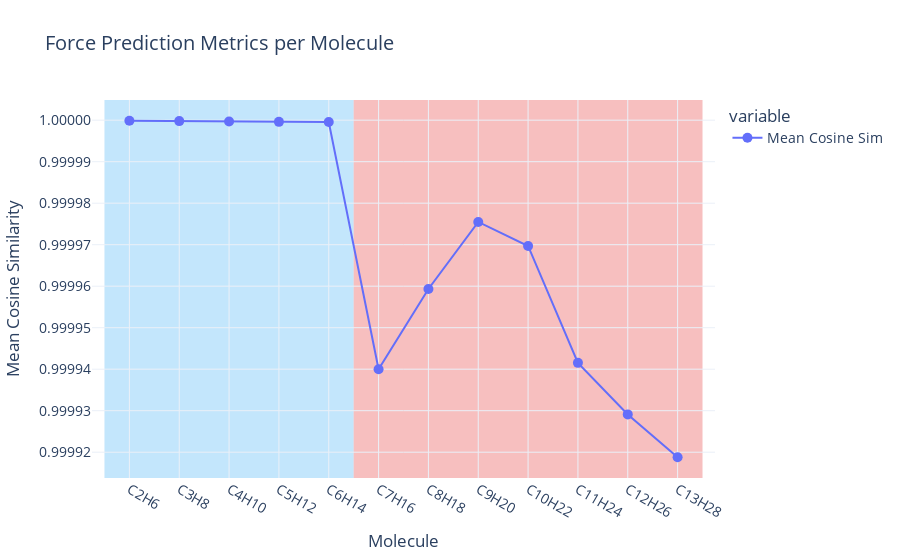

The cell this chart's notebook holds for it:
### Code cell
# Load the csv file and create subplots with plotly
import pandas as pd
import plotly.express as px
from plotly.subplots import make_subplots
import plotly.graph_objects as go

results_df = pd.read_csv("force_metrics_results.csv")

# Create subplots with secondary y-axis or separate subplots
# Option 1: Vertically stacked subplots
fig = make_subplots(
    rows=2, cols=1,
    subplot_titles=('Mean Absolute Error (Hartree)', 'Mean Cosine Similarity'),
    vertical_spacing=0.1
)

# Get the number of molecules for proper indexing
num_molecules = len(results_df)

# Add MAE plot to first subplot
fig.add_trace(
    go.Scatter(x=results_df["Molecule"], y=results_df["MAE (Hartree)"],
               mode='markers+lines', marker=dict(size=10),
               name="MAE", line=dict(color='blue')),
    row=1, col=1
)

# Add Mean Cosine Sim plot to second subplot
fig.add_trace(
    go.Scatter(x=results_df["Molecule"], y=results_df["Mean Cosine Sim"],
               mode='markers+lines', marker=dict(size=10),
               name="Cosine Sim", line=dict(color='red')),
    row=2, col=1
)

# Set Y-axis ranges for each subplot
# MAE subplot
y_min_mae = 0.0002
y_max_mae = 0.0030
fig.update_yaxes(tickformat=".5f", range=[y_min_mae, y_max_mae], row=1, col=1)

# Cosine Sim subplot
y_min_cos = results_df["Mean Cosine Sim"].min() * 0.999995
y_max_cos = results_df["Mean Cosine Sim"].max() * 1.000005
fig.update_yaxes(tickformat=".8f", range=[y_min_cos, y_max_cos], row=2, col=1)

# Add background rectangles for MAE subplot
fig.add_shape(type="rect",
              x0=-0.5, x1=4.5, y0=y_min_mae, y1=y_max_mae,
              fillcolor="LightSkyBlue", opacity=0.3,
              layer="below", line_width=0, row=1, col=1)
fig.add_shape(type="rect",
              x0=4.5, x1=num_molecules-0.5, y0=y_min_mae, y1=y_max_mae,
              fillcolor="LightCoral", opacity=0.3,
              layer="below", line_width=0, row=1, col=1)

# Add background rectangles for Cosine Sim subplot
fig.add_shape(type="rect",
              x0=-0.5, x1=4.5, y0=y_min_cos, y1=y_max_cos,
              fillcolor="LightSkyBlue", opacity=0.3,
              layer="below", line_width=0, row=2, col=1)
fig.add_shape(type="rect",
              x0=4.5, x1=num_molecules-0.5, y0=y_min_cos, y1=y_max_cos,
              fillcolor="LightCoral", opacity=0.3,
              layer="below", line_width=0, row=2, col=1)

# Update layout
fig.update_layout(
    title="Force Prediction Metrics per Molecule",
    template="plotly_white",
    font=dict(size=14),
    height=800,  # Increase height for better visibility
    showlegend=False
)

# Rotate x-axis labels for both subplots
fig.update_xaxes(tickangle=45, row=1, col=1)
fig.update_xaxes(tickangle=45, row=2, col=1, title_text="Molecule")

fig.show()
# fig.write_html("force_metrics_results_subplots.html")
# fig.write_image("force_metrics_results_subplots.png")

### Figure 1 — Plotly figure (JSON) as saved in the notebook; plotly's stock layout.template omitted (floating-point values rounded to 4 significant figures)
{"data": [{"hovertemplate": "variable=Mean Cosine Sim<br>Molecule=%{x}<br>value=%{y}<extra></extra>", "legendgroup": "Mean Cosine Sim", "line": {"color": "#636efa", "dash": "solid"}, "marker": {"size": 10, "symbol": "circle"}, "mode": "markers+lines", "name": "Mean Cosine Sim", "orientation": "v", "showlegend": true, "type": "scatter", "x": ["C2H6", "C3H8", "C4H10", "C5H12", "C6H14", "C7H16", "C8H18", "C9H20", "C10H22", "C11H24", "C12H26", "C13H28"], "xaxis": "x", "y": [1.0, 1.0, 1.0, 1.0, 1.0, 0.9999, 1.0, 1.0, 1.0, 0.9999, 0.9999, 0.9999], "yaxis": "y"}], "layout": {"font": {"size": 14}, "legend": {"title": {"text": "variable"}, "tracegroupgap": 0}, "shapes": [{"fillcolor": "LightSkyBlue", "layer": "below", "line": {"width": 0}, "opacity": 0.5, "type": "rect", "x0": -0.5, "x1": 4.5, "y0": 0.9999, "y1": 1.0}, {"fillcolor": "LightCoral", "layer": "below", "line": {"width": 0}, "opacity": 0.5, "type": "rect", "x0": 4.5, "x1": 11.5, "y0": 0.9999, "y1": 1.0}], "title": {"text": "Force Prediction Metrics per Molecule"}, "xaxis": {"anchor": "y", "domain": [0, 1], "title": {"text": "Molecule"}}, "yaxis": {"anchor": "x", "domain": [0, 1], "range": [0.9999, 1.0], "tickformat": ".5f", "title": {"text": "Mean Cosine Similarity"}}}}
